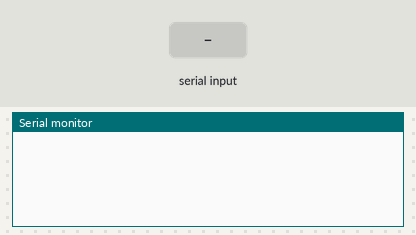
This sketch was run on a simulated ESP8266 (NodeMCU). Shown: the last lines printed to the serial monitor. Inputs (shaded band) come from the test bench. WiFi joins after 1.5 s; servers stay silent unless stated.

Above: at 3.0 s.
3.1 s: "Temperature=\n" received over Serial
At 3.9 s:
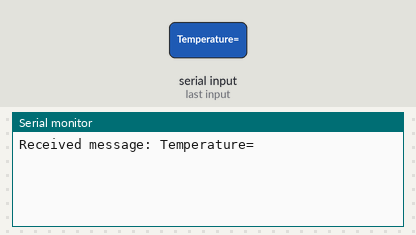
4.6 s: "Light=\n" received over Serial
At 5.0 s:
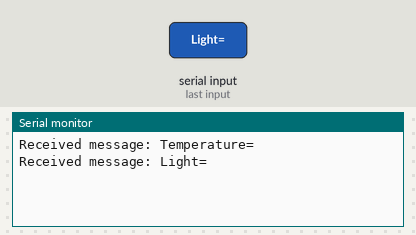
6.1 s: "Oxygen=\n" received over Serial
At 7.3 s:
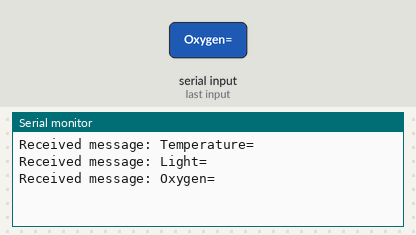
7.6 s: "Gas=\n" received over Serial
At 8.5 s:
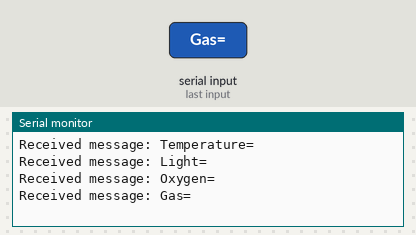
9.1 s: "90,45,200\n" received over Serial
At 9.6 s:
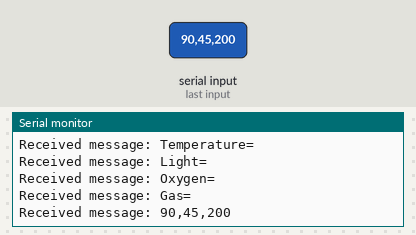
10.6 s: "90,45\n" received over Serial
At 12.0 s:
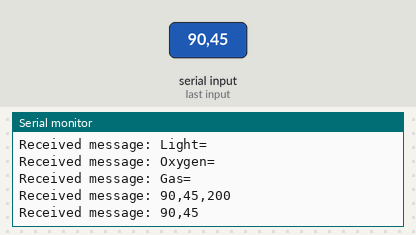

Measured:
- after the input at 3.1 s, the serial monitor: prints a new line at once (image 1)
- after the input at 4.6 s, the serial monitor: prints a new line at once (image 2)
- after the input at 6.1 s, the serial monitor: prints a new line at once (image 3)
- after the input at 7.6 s, the serial monitor: prints a new line at once (image 4)
- after the input at 9.1 s, the serial monitor: prints a new line at once (image 5)
- after the input at 10.6 s, the serial monitor: prints a new line at once (image 6)

The sketch:

Esplink_TxRx.ino
```cpp
#define BLYNK_PRINT Serial
#define BLYNK_TEMPLATE_ID "TMPL2Fpnk9PEt"
#define BLYNK_TEMPLATE_NAME "Air Monitoring"
#define BLYNK_AUTH_TOKEN "S4aDAvYJ7QHXeC6gWDolqKmcVr7KvgW0"
#include <ESP8266WiFi.h>
#include <BlynkSimpleEsp8266.h>

char auth[] = "BLYNK_AUTH_TOKEN";
char ssid[] = "Novatech";
char pass[] = "Nova@Tech";

BlynkTimer timer;


String str_Temp;
String str_Light;
String str_Oxygen;
String str_Gas;

double str_Temp_Value;
double str_Light_Value;
double str_Oxygen_Value;
double str_Gas_Value;

float Temperature;
float light;
float analog;
float analog2;

void Readings() {

  if (Serial.available() > 0) {
    String message = Serial.readStringUntil('\n');
    Serial.println("Received message: " + message);
    if (parseMessage(message, Temperature, light, analog, analog2)) {
      Blynk.virtualWrite(V0, Temperature);
      Serial.print("Temperature: ");
      Serial.println(Temperature);

      Blynk.virtualWrite(V1, light);
      Serial.print("Light: ");
      Serial.println(light);

      Blynk.virtualWrite(V2, analog);
      Serial.print("Oxygen: ");
      Serial.println(analog);

      Blynk.virtualWrite(V3, analog2);
      Serial.print("Gas: ");
      Serial.println(analog2);
    }
  }
}

void setup() {
  Serial.begin(115200);  // Use hardware serial for communication with ESP8266
  Blynk.begin(BLYNK_AUTH_TOKEN, ssid, pass);
  while (!Serial) {
    ; // wait for serial port to connect. Needed for native USB port only
  }
  timer.setInterval(100L, Readings);
}

void loop() {
  Blynk.run();
  timer.run();
}

bool parseMessage(String message, float &Temperature, float &light, float &analog, float &analog2) {
  int indexTemperature = message.indexOf("Temperature=");
  int indexLight = message.indexOf("Light=");
  int indexOxygen = message.indexOf("Oxygen=");
  int indexGas = message.indexOf("Gas=");

  if (indexTemperature != -1 && indexLight != -1 && indexOxygen != -1 && indexGas != -1) {
    Temperature = message.substring(indexTemperature + 12, indexLight).toFloat();
    light = message.substring(indexLight + 6, indexOxygen).toFloat();
    analog = message.substring(indexOxygen + 8, indexGas).toFloat();
    analog2 = message.substring(indexGas + 4).toFloat();
    return true;
  }

  return false;
}
```
